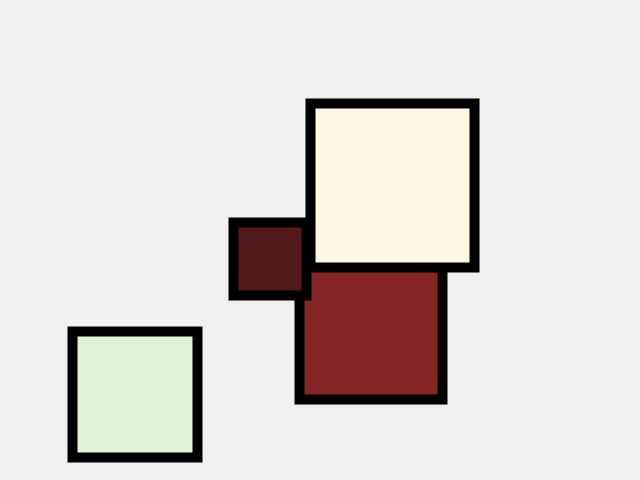
Frame 1 (no input)
Frame 60 (the mouse pressed at the canvas centre just before this capture): identical to frame 1, image omitted
Frame 120 (the mouse held since frame 60 and released just before this capture): identical to frame 1, image omitted

The Processing sketch that drew this single still picture (run headless with seeded random() and noise(); from frame 60 on, the mouse is pressed at the canvas centre):

// Processing sketch: processing_12484
// ── processing_12484.pde

/*
  Pattern 1 : Junk Dumping
 Using random() to dump lots of junk on the screen
 */

/*
 Exercises: Create interactive controls
 Use the mouseX position to set the colorVariationRange variable each time you redraw the pattern
 Use mouseY position to adjust min AND max size in some way on each redraw.
 (hint, this will require some simple arithmetic based on mouseY)
 */

int numberOfObjects = 2;
int minSize = 70;
int maxSize = 300;


int colorVariationRange = 80;

void setup() {
  size(640, 480);
  colorMode(HSB); 
  stroke(0, 0, 0); //this is a completely transparent black stroke
  strokeWeight(10);
 
  smooth();

  drawPattern();
  drawPattern2();
}


/*
Each time we use this command, drawPattern(),
 we calculate new random values for all the colors and positions.
 Since we do not store them in variables for later use, there's no
 way to recreate or modify the drawing once it's done.
 */

void drawPattern() {
  //clear the window
  background(240);

  float randomBaseHue = random(250,230);
  float randomBaseSat = random(255);
  float randomBaseBri = random( 255 );

  //loop once for each "object" we will draw
  for (int i=0; i < numberOfObjects; i = i + 1) {
    //set the fill color to a random value based on the constraints we've set up
     
    fill(random(randomBaseHue, randomBaseHue + colorVariationRange),
    random(randomBaseSat, randomBaseSat + colorVariationRange),
    random(randomBaseBri, randomBaseBri + colorVariationRange));
     
    //chose a random size
    float randomSize = random(minSize, maxSize);

    //draw one ellipse based on the random things we've calculated
   rect(random(randomSize / 2, width - (randomSize/2)), 
    random(randomSize / 2, height - (randomSize/2)), 
    randomSize, randomSize);
      
  }
}

void drawPattern2() {

  float randomBaseHue1 = random(0, 5);
  float randomBaseSat1 = random(255);
  float randomBaseBri1 = random(255);

  for (int j=0; j < numberOfObjects; j = j + 1) {
    //set the fill color to a random value based on the constraints we've set up
     
    fill(random(randomBaseHue1, randomBaseHue1 + colorVariationRange),
    random(randomBaseSat1, randomBaseSat1 + colorVariationRange),
    random(randomBaseBri1, randomBaseBri1 + colorVariationRange));
     
    //chose a random size
    float randomSize = random(minSize, maxSize);

    //draw one ellipse based on the random things we've calculated
   rect(random(randomSize / 2, width - (randomSize/2)), 
    random(randomSize / 2, height - (randomSize/2)), 
    randomSize, randomSize);
      
  }
}


void draw() {
  //we're not updating on a frame-by-frame basis.
  //so there's nothing to do here.
  //we did all of our drawing in setup(). 
}

void keyPressed() {
  if (key == ' ') {
    drawPattern();
    drawPattern2();
  } 
}
